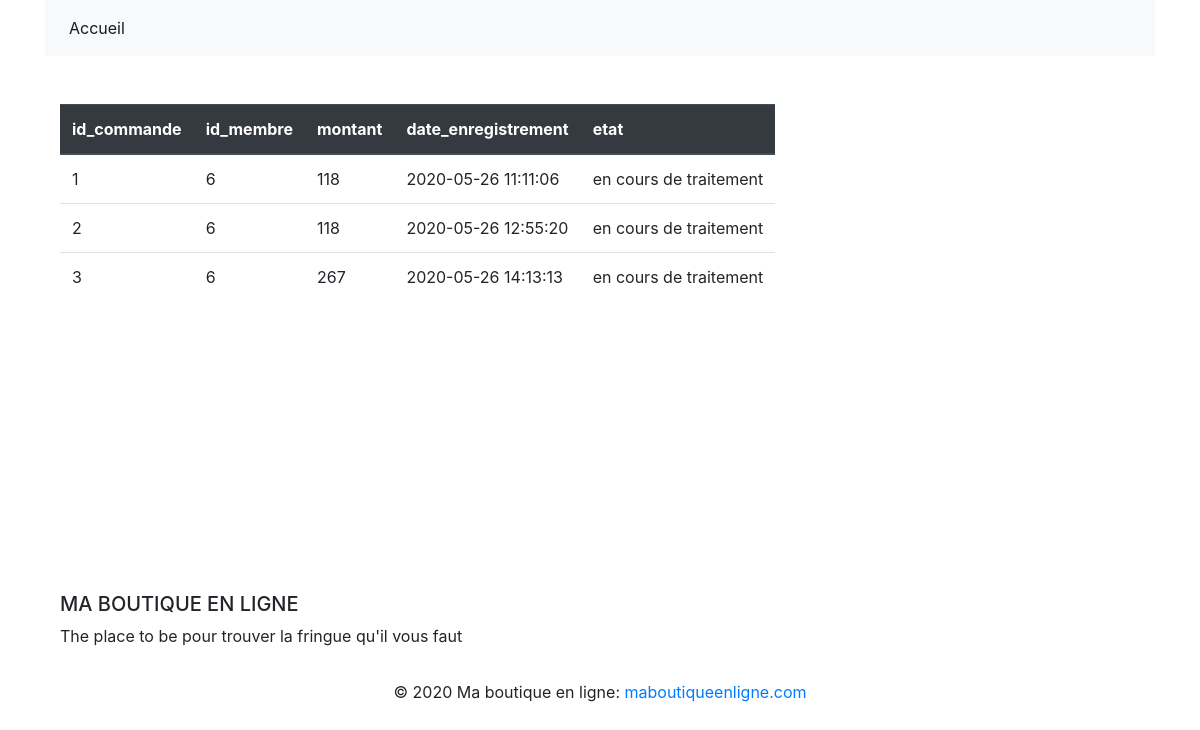
The page /gestion_commandes.php on the database its author committed.
### tables this page shows
CREATE TABLE `commande` (
  `id_commande` int(3) NOT NULL,
  `id_membre` int(3) DEFAULT NULL,
  `montant` int(3) NOT NULL,
  `date_enregistrement` datetime NOT NULL,
  `etat` enum('en cours de traitement','envoyé','livré') NOT NULL
);

### gestion_commandes.php (the view)
<?php
require_once("inc/init.php");
$r = $pdo->query("SELECT * FROM commande");
require_once("inc/header.php");
?>
<div class="col-md-10">
   <div class="table-responsive">
      <table class="table col-md-12">
         <thead class="thead-dark">
            <tr>
               <?php for($i=0; $i< $r->columnCount(); $i++ ) { ?>
               <th> <?php echo $r->getColumnMeta($i)["name"]; ?> </th>
               <?php } ?>
            </tr>
         </thead>
         <tbody>
            <?php
               while($commande = $r->fetch(PDO::FETCH_ASSOC)){
                  echo "<tr>";
                  foreach($commande as $valeur){
                     echo "<td>" . $valeur . "</td>";
                  }
                  echo "</tr>";
               }
               ?>
         </tbody>
      </table>
   </div>
</div>
<?php
require_once("inc/footer.php");
?>

### inc/header.php (shortened to what this page needs)
<!DOCTYPE html>
<html>
<head>
    <link rel="stylesheet" href="https://stackpath.bootstrapcdn.com/bootstrap/4.5.0/css/bootstrap.min.css">
    <link href="inc/css/style.css" rel="stylesheet">
</head>
    <body>
        <div class="container">
        <nav class="navbar navbar-expand-lg navbar-light bg-light mb-5">
            <div class="collapse navbar-collapse" id="navbarNavAltMarkup">
                <div class="navbar-nav">
                <a class="nav-item nav-link active" href="index.php">Accueil <span class="sr-only">(current)</span></a>
                </div>
            </div>
        </nav>
        <div class="row">

### inc/footer.php (shortened to what this page needs)
</div>
<footer class="page-footer font-small blue pt-4 mt-5">
  <div class="container-fluid text-center text-md-left">
    <div class="row">
      <div class="col-md-6 mt-md-0 mt-3">
        <h5 class="text-uppercase">Ma boutique en ligne</h5>
        <p>The place to be pour trouver la fringue qu'il vous faut</p>
      </div>
    </div>
  </div>
  <div class="footer-copyright text-center py-3">© 2020 Ma boutique en ligne:
    <a href="https://mdbootstrap.com/"> maboutiqueenligne.com</a>
  </div>
</footer>
        </div>
    </body>
</html>

### inc/css/style.css (style rules this page uses)
.table { height: 400px; overflow-y: auto; display: block; }

### rows shown on the page
commande: id_commande "1", id_membre "6", montant "118", date_enregistrement "2020-05-26 11:11:06", etat "en cours de traitement"
commande: id_commande "2", id_membre "6", montant "118", date_enregistrement "2020-05-26 12:55:20", etat "en cours de traitement"
commande: id_commande "3", id_membre "6", montant "267", date_enregistrement "2020-05-26 14:13:13", etat "en cours de traitement"

### other values the page prints
$r->getColumnMeta($i)["name"] "id_commande"
$r->getColumnMeta($i)["name"] "id_membre"
$r->getColumnMeta($i)["name"] "montant"
$r->getColumnMeta($i)["name"] "date_enregistrement"
$r->getColumnMeta($i)["name"] "etat"
